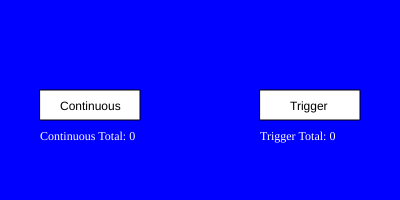
Frame 1 (no input)
Frame 60 (no input): identical to frame 1, image omitted
Frame 120 (the mouse pressed at the canvas centre since frame 60): identical to frame 1, image omitted

The p5.js sketch that drew this single still picture (run headless with seeded random() and noise() and a simulated clock; from frame 60 on, the mouse is pressed at the canvas centre):

// p5.js sketch
// ── sketch.js
/**
 * Anthony Ho
 * IGME-101: Exercise 3-2:  Buttons, 9/11/19
 * Checking boundaries of buttons
 */

"use strict"; //catch some common coding errors


/**
 * setup :
 */
function setup() {
    createCanvas(400, 200);
    background("Blue");
}

//inital values of the total #
let continuousNum = 0
let triggerNum = 0

/**
 * draw :
 */
function draw() {
    //stops the numbers from overlapping itself when being added
    background("Blue");

    //Continuous button
    fill("White");
    rect(40, 90, 100, 30);
    //text button
    fill("black");
    textFont('Helvetica');
    text('Continuous', 60, 110);

    //total text L
    fill("white");
    textFont('Georgia');
    text('Continuous Total: '+ continuousNum, 40, 140);
    
    //Continuous boundary
    let withinRectCont = (40) && (140) && (90) && (120);

    //function for pressing continuous button to add to the total #
    if (mouseX >= 40 && mouseX <= 140 && mouseY >= 90 && mouseY <= 120 && mouseIsPressed && withinRectCont) {
        continuousNum = continuousNum + 1;
    }

    //Trigger button
    fill("White");
    rect(260, 90, 100, 30);
    //text button
    fill("black");
    textFont('Helvetica');
    text('Trigger', 290, 110);

    //total text R
    fill("white");
    textFont('Georgia');
    text('Trigger Total: ' + triggerNum, 260, 140);
    
    /*
    //I thought that you wanted to add to the total when the mouse is over the button.
    //Just in case if that's true I'll leave thsi here

    //Trigger Boundary
    let withinRectTrigger = (260) && (360) && (90) && (120);

    //function for having the mouse within the button to add to the total #
    if (mouseX >= 260 && mouseX <= 360 && mouseY >= 90 && mouseY <= 120 && withinRectTrigger) {
        triggerNum = triggerNum + 1;
    }*/
}

function mouseClicked() {
    //Trigger Boundary
    let withinRectTrig = (260) && (360) && (90) && (120);

    //function for having the mouse within the button to add to the total #
    if (mouseX >= 260 && mouseX <= 360 && mouseY >= 90 && mouseY <= 120 && withinRectTrig) {
        triggerNum = triggerNum + 1;
    }
}
